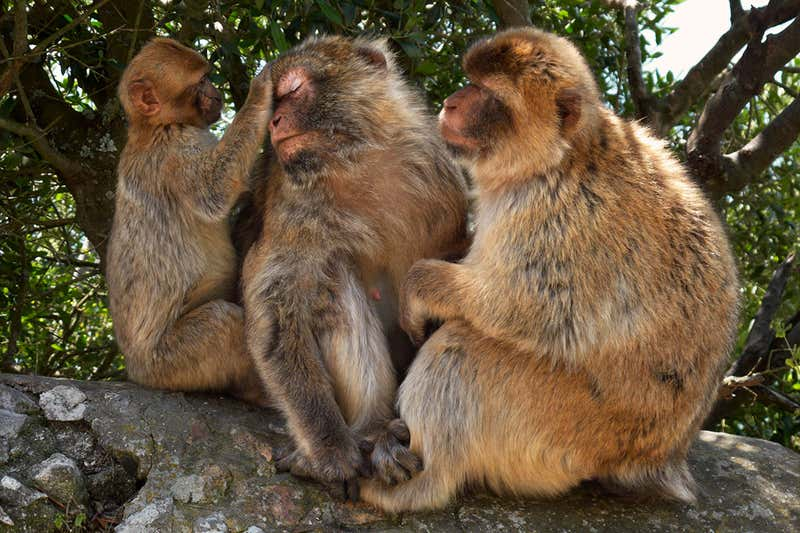
#> input picture images/original/image_0.jpg, 800 x 533 px
$ python color_shift.py
#> lines starting #> are read from the running program, lines starting #| are printed output that depends on the picture
import numpy as np
from PIL import Image

image_name = 'image_0'
picture = Image.open('images/original/' + image_name + '.jpg')
#> picture is the input picture: PIL image 800x533 RGB; mean R, G, B 102.1, 85.8, 62.8
array = np.array(picture)

rgb_shift = [(-5,5), (0,0), (5,-5)]

min_x = abs(min(rgb_shift, key=lambda x: x[0])[0])
max_x = abs(max(rgb_shift, key=lambda x: x[0])[0])

min_y = abs(min(rgb_shift, key=lambda x: x[1])[1])
max_y = abs(max(rgb_shift, key=lambda x: x[1])[1])

# shifted = np.zeros(array.shape + (min_x + max_x, min_y + max_y, 0))

shifted = np.zeros(tuple(map(sum,zip(array.shape, (min_x + max_x, min_y + max_y, 0)))))

# tuple(map(sum,zip(array.shape, (min_x + max_x, min_y + max_y, 0))))

print(array.shape)
#| (533, 800, 3)
print(shifted.shape)
#| (543, 810, 3)

for row in range(array.shape[0]): # rows
	for col in range(array.shape[1]): # columns
		for color in range(array.shape[2]): # colors
			shift = rgb_shift[color]
			shifted[row+min_y+shift[0]][col+min_x+shift[1]][color] = array[row][col][color]

			'''
			value = 0 # the total value of pixels
			num_values = 0 # will most times be filter_size^2, but not on the edges
			for r in range(start, end):
				for c in range(start, end):
					if row + r > 0 and row + r < array.shape[0] and col + c > 0 and col + c < array.shape[1]:
						# we are inside the bounds
						value += gaus[r][c]*array[row+r][col+c][color]
						num_values += 1

			blurred[row][col][color] = value/num_values # mean of the values
			'''
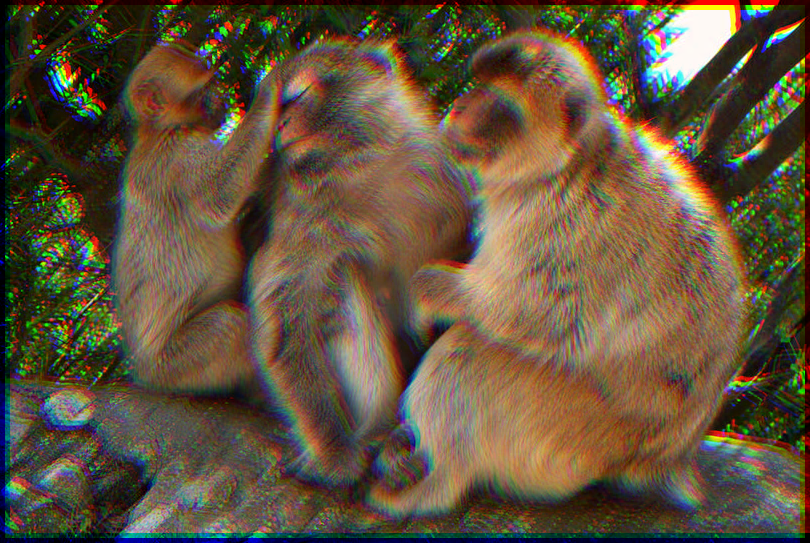
#> shifted: shape (543, 810, 3) float64; mean R, G, B 99, 83.2, 60.9

shifted_image = Image.fromarray(shifted.astype('uint8'))
shifted_image.show()

shifted_image.save('images/color_shift/' + image_name +  '_color_shift.jpg')
